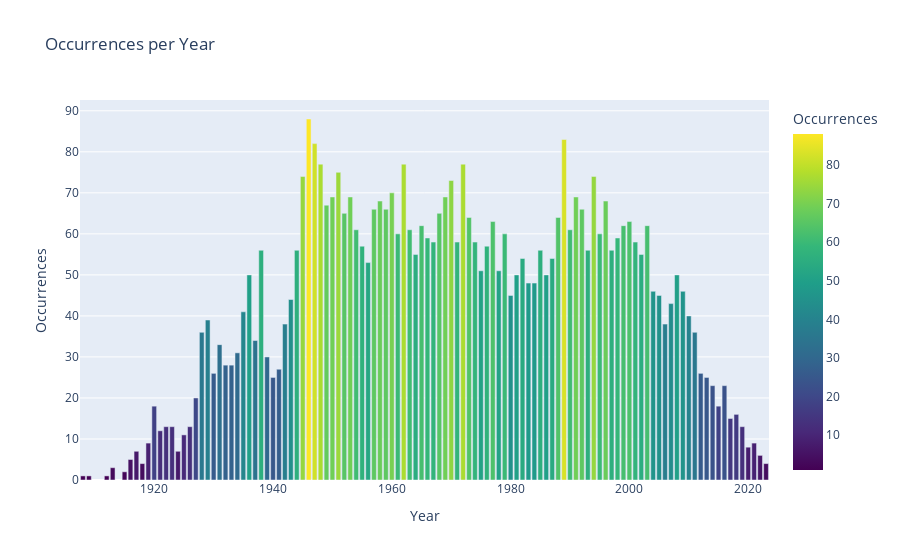

Here is the notebook cell this chart was saved with:
### Code cell
fig = px.bar(year_crashes, x='Year', y='Count', color='Count', 
             color_continuous_scale='Viridis', 
             labels={'Count': 'Occurrences', 'Year': 'Year'},
             title='Occurrences per Year')

# Display the plot
fig.show()

### Figure 1 — Plotly figure (JSON) as saved in the notebook; plotly's stock layout.template omitted (floating-point values rounded to 4 significant figures)
{"data": [{"alignmentgroup": "True", "hovertemplate": "Year=%{x}<br>Occurrences=%{marker.color}<extra></extra>", "legendgroup": "", "marker": {"color": [1, 1, 1, 3, 2, 5, 7, 4, 9, 18, 12, 13, 13, 7, 11, 13, 20, 36, 39, 26, 33, 28, 28, 31, 41, 50, 34, 56, 30, 25, 27, 38, 44, 56, 74, 88, 82, 77, 67, 69, 75, 65, 69, 61, 57, 53, 66, 68, 66, 70, 60, 77, 61, 55, 62, 59, 58, 65, 69, 73, 58, 77, 64, 58, 51, 57, 63, 51, 60, 45, 50, 54, 48, 48, 56, 50, 54, 64, 83, 61, 69, 66, 56, 74, 60, 68, 56, 59, 62, 63, 58, 55, 62, 46, 45, 38, 43, 50, 46, 40, 36, 26, 25, 23, 18, 23, 15, 16, 13, 8, 9, 6, 4], "coloraxis": "coloraxis", "pattern": {"shape": ""}}, "name": "", "offsetgroup": "", "orientation": "v", "showlegend": false, "textposition": "auto", "type": "bar", "x": [1908, 1909, 1912, 1913, 1915, 1916, 1917, 1918, 1919, 1920, 1921, 1922, 1923, 1924, 1925, 1926, 1927, 1928, 1929, 1930, 1931, 1932, 1933, 1934, 1935, 1936, 1937, 1938, 1939, 1940, 1941, 1942, 1943, 1944, 1945, 1946, 1947, 1948, 1949, 1950, 1951, 1952, 1953, 1954, 1955, 1956, 1957, 1958, 1959, 1960, 1961, 1962, 1963, 1964, 1965, 1966, 1967, 1968, 1969, 1970, 1971, 1972, 1973, 1974, 1975, 1976, 1977, 1978, 1979, 1980, 1981, 1982, 1983, 1984, 1985, 1986, 1987, 1988, 1989, 1990, 1991, 1992, 1993, 1994, 1995, 1996, 1997, 1998, 1999, 2000, 2001, 2002, 2003, 2004, 2005, 2006, 2007, 2008, 2009, 2010, 2011, 2012, 2013, 2014, 2015, 2016, 2017, 2018, 2019, 2020, 2021, 2022, 2023], "xaxis": "x", "y": [1, 1, 1, 3, 2, 5, 7, 4, 9, 18, 12, 13, 13, 7, 11, 13, 20, 36, 39, 26, 33, 28, 28, 31, 41, 50, 34, 56, 30, 25, 27, 38, 44, 56, 74, 88, 82, 77, 67, 69, 75, 65, 69, 61, 57, 53, 66, 68, 66, 70, 60, 77, 61, 55, 62, 59, 58, 65, 69, 73, 58, 77, 64, 58, 51, 57, 63, 51, 60, 45, 50, 54, 48, 48, 56, 50, 54, 64, 83, 61, 69, 66, 56, 74, 60, 68, 56, 59, 62, 63, 58, 55, 62, 46, 45, 38, 43, 50, 46, 40, 36, 26, 25, 23, 18, 23, 15, 16, 13, 8, 9, 6, 4], "yaxis": "y"}], "layout": {"autosize": true, "barmode": "relative", "coloraxis": {"colorbar": {"title": {"text": "Occurrences"}}, "colorscale": [[0, "#440154"], [0.1111, "#482878"], [0.2222, "#3e4989"], [0.3333, "#31688e"], [0.4444, "#26828e"], [0.5556, "#1f9e89"], [0.6667, "#35b779"], [0.7778, "#6ece58"], [0.8889, "#b5de2b"], [1, "#fde725"]]}, "legend": {"tracegroupgap": 0}, "title": {"text": "Occurrences per Year"}, "xaxis": {"anchor": "y", "autorange": true, "domain": [0, 1], "range": [1908.0, 2024.0], "title": {"text": "Year"}, "type": "linear"}, "yaxis": {"anchor": "x", "autorange": true, "domain": [0, 1], "range": [0, 92.63], "title": {"text": "Occurrences"}, "type": "linear"}}}
